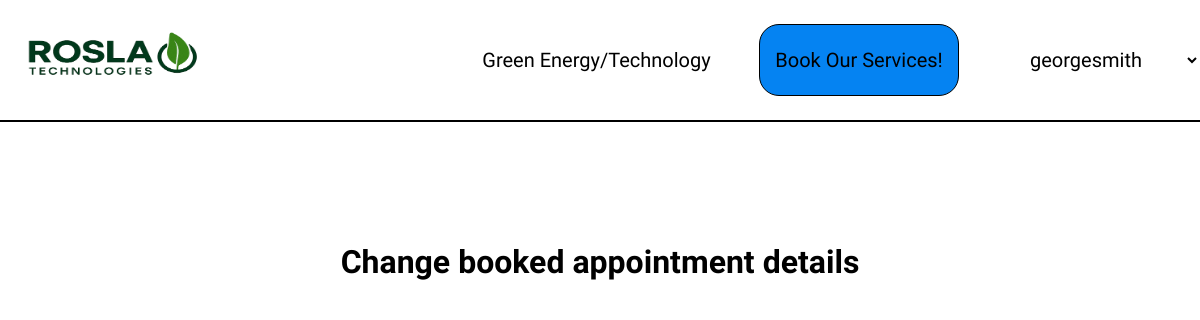
Before: /UserManager/change_booked_appointments (signed in) with the older database file.
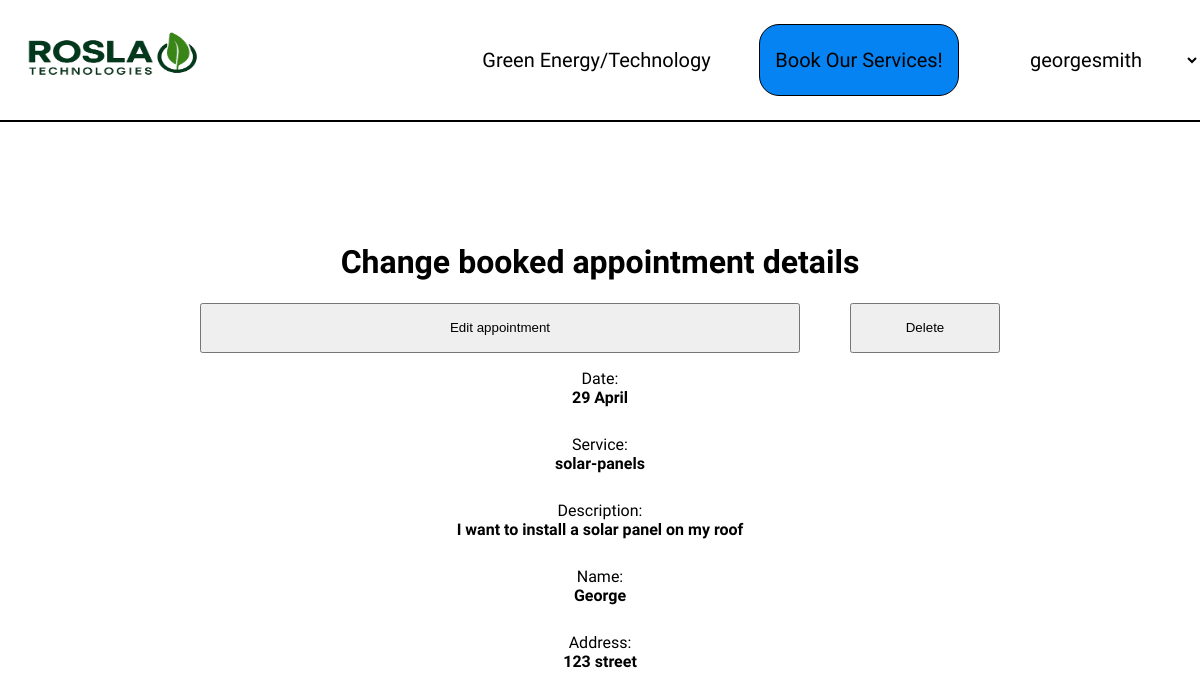
After: the same page with the newer database file.
### tables this page shows
CREATE TABLE users 
    (
        id INTEGER PRIMARY KEY AUTOINCREMENT,
        username TEXT NOT NULL UNIQUE,
        password TEXT NOT NULL,
        address TEXT NOT NULL,
        name TEXT NOT NULL
    );

CREATE TABLE bookedServices 
    (
        appointment_id INTEGER PRIMARY KEY AUTOINCREMENT,
        datetime TEXT NOT NULL,
        serviceBooked TEXT NOT NULL,
        description TEXT NOT NULL,
        user_id INTEGER NOT NULL,
        user_name TEXT NOT NULL,
        user_address TEXT NOT NULL
    );

### blueprints/UserManager/UserManager.py (the view)
@user_manager_bp.route("/change_booked_appointments", methods=["GET", "POST"])
def change_booked_appointments():
    conn = sqlite3.connect("Rosla_Technologies_Database.db")
    c = conn.cursor()
    user_id = current_user.user_id
    c.execute("SELECT * FROM users WHERE id = ?", (user_id,))
    user = c.fetchone()
    c.execute("SELECT * FROM bookedServices WHERE user_id = ?", (user_id,))
    booked_services = c.fetchall()
    c.execute("SELECT appointment_id, datetime FROM bookedServices")
    all_dates = c.fetchall()
    today = str(datetime.datetime.now())[5:10]
    for x in range(len(all_dates)):
        print(int(all_dates[x][1][:2]) - 2, int(today[3:]), int(today[:2]), int(all_dates[x][1][3:]) + 1)
        if int(all_dates[x][1][:2]) < int(today[3:]) and int(all_dates[x][1][3:]) < int(today[:2]):
            c.execute("DELETE FROM bookedServices WHERE appointment_id = ?", (all_dates[x][0],))
            conn.commit()
            return redirect(url_for("UserManager.change_booked_appointments"))
    if request.method == "POST":
        i = request.form['index']
        i = int(i)
        return redirect(url_for("BookingSystem.change_booking", appointment_id=booked_services[i][0], current_selected_date=booked_services[i][1]))
    return render_template("ChangeBookedAppointmentsPage.html", booked_services=booked_services, )

### blueprints/UserManager/UserManager.py (called while the page is built)
    @property
    def is_authenticated(self):
        return True

### main.py (called while the page is built)
@login_manager.user_loader
def load_user(user_id):
    from blueprints.UserManager.UserManager import User
    conn = sqlite3.connect("Rosla_Technologies_Database.db")
    c = conn.cursor()
    c.execute("SELECT * FROM users WHERE id = ?", (user_id,))
    fetched_user = c.fetchone()
    if fetched_user is None:
        return
    else:
        return User(int(fetched_user[0]), fetched_user[1])

### blueprints/UserManager/templates/ChangeBookedAppointmentsPage.html (shortened to what this page needs)
<!DOCTYPE html>
<html lang="en">
<head>
    <link rel="stylesheet" href="/static/css/change-booked-appointments-page-style.css"/>
</head>
<body>
    <div class="nav-bar">
        <div class="nav-bar-home-button">
            <a href="/"><button class="nav-bar-button-home"><img style="width: 150%; height: 50%;" src="/static/RolsaTechnologiesLogo.png"></button></a>
        </div>
        <div class="nav-bar-buttons-container" style="display: flex;">
            <a href="/InformationPage/Information"><button class="nav-bar-button">Green Energy/Technology</button></a>
            {% if current_user.is_authenticated %}
                <a style="display: flex; justify-content: center; align-items: center; width: 250px; text-decoration: none;" href="/BookingSystem/Book"><button style="border-radius: 20px; border: 1px solid black; background-color: #0583F2; height: 60%; width: 80%;" class="nav-bar-button">Book Our Services!</button></a>
            {% endif %}
            <form action="/UserManager/Account" method="POST">
                <select id="select" name="page-redirect" class="view-account-button">
                    {% if current_user.is_authenticated %}
                        <option value="">{{current_user.username}}</option>
                    {% else %}
                        <option value="">Make an account!</option>
                        <option class="account-dropdown-option"  value="RegisterPage.register_page">Register Account</option>
                        <option class="account-dropdown-option"  value="LoginPage.login_page">Login Account</option>
                    {% endif %}
                </select>
            </form>
        </div>
    </div>
    <div class="main-content">
        <h1>Change booked appointment details</h1>
        {% for i in range(booked_services|length) %}
            <div class="booked-appointment-container">
                <div style="display: flex; width: 100%;">
                    <form class="account-form-1" action="/UserManager/change_booked_appointments" method="POST">
                        <input type="submit" class="input-field" value="Edit appointment">
                    </form>
                    <form class="account-form-2" action="/UserManager/delete_booked_appointments" method="POST">
                        <input type="submit" class="input-field" name="delete" value="Delete">
                    </form>
                </div>
                <p class="input-field">Date:<br><b>{{booked_services[i][1][:2]}} {{['January', 'February', 'March', 'April', 'May', 'June', 'July', 'August', 'September', 'October', 'November', 'December'][booked_services[i][1][3:]|int]}}</b></p>
                <p class="input-field">Service:<br><b>{{booked_services[i][2]}}</b></p>
                <p class="input-field">Description:<br><b>{{booked_services[i][3]}}</b></p>
                <p class="input-field">Name:<br><b>{{booked_services[i][5]}}</b></p>
                <p class="input-field">Address:<br><b>{{booked_services[i][6]}}</b></p>
            </div>
        {% endfor %}
    </div>
</body>
</html>

### static/css/change-booked-appointments-page-style.css (style rules this page uses)
html { -ms-overflow-style: none; scrollbar-width: none; }
body { font-family: "Lexend", sans-serif; margin: 0; }
.nav-bar { width: 100%; height: 15vh; display: flex; justify-content: space-between; border-bottom: 2px solid black; }
.nav-bar-button-home { font-family: "Lexend", sans-serif; font-size: 20px; height: 100%; width: 150px; border: none; background-color: transparent; cursor: pointer; }
.nav-bar-button { font-family: "Lexend", sans-serif; font-size: 20px; height: 100%; width: 275px; padding: 0px; border: 0px; background-color: transparent; cursor: pointer; }
.view-account-button { height: 100%; width: auto; background: transparent; cursor: pointer; border: 0px; font-family: "Lexend", sans-serif; font-size: 20px; border: 0px; text-align: center; }
.main-content { display: flex; flex-direction: column; align-items: center; margin-top: 100px; }
.account-form-1 { width: 600px; height: 50px; display: flex; flex-direction: column; align-items: center; }
.account-form-2 { margin-left: 50px; width: 150px; height: 50px; display: flex; flex-direction: column; align-items: center; }
.input-field { width: 100%; height: 50px; text-align: center; }
.booked-appointment-container { margin-bottom: 100px; }

Changed rows visible on the page:
added bookedServices: datetime "29", datetime "April", serviceBooked "solar-panels", description "I want to install a solar panel on my roof", user_name "George", user_address "123 street"
Other visible differences:
new list line: "Edit appointment Delete Date: Service: Description: Name: Address:"
